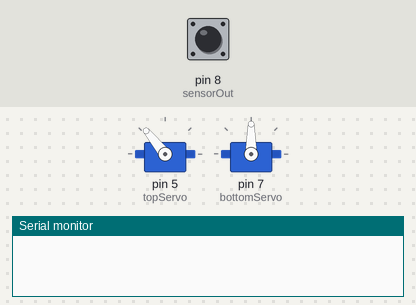
The sketch below on a simulated Arduino Uno, built with avr-gcc and run on an emulated ATmega328P. Shown: 2 × servo, the last lines printed to the serial monitor. The test bench sets the inputs (shaded band); at power-on: pin 8 (sensorOut) LOW.

Above: at 0.61 s.
At 11.6 s:
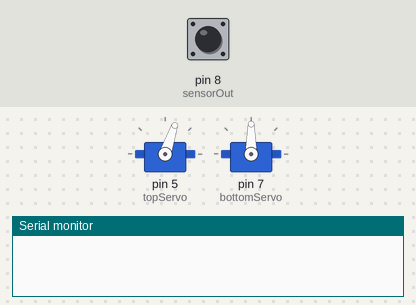
11.7 s: pin 8 (sensorOut) pulsed HIGH 2 times (0.12 s each, 0.3 s apart)
At 14.5 s:
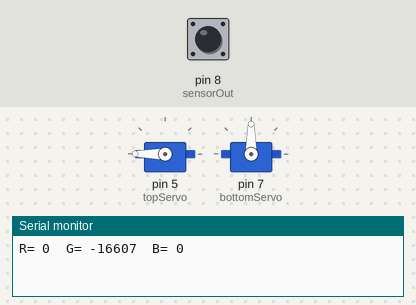
Timing chart, 0 to 16.4 s (numbered marks = the images above; inputs shaded):
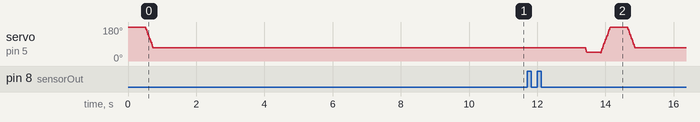

The sketch:

color_shorting_Machine.ino
```cpp
#include <Servo.h>
#define S0 9
#define S1 10
#define S2 11
#define S3 12
#define sensorOut 8
Servo topServo;
Servo bottomServo;
int frequency = 0;
int color=0;
void setup() {
  pinMode(S0, OUTPUT);
  pinMode(S1, OUTPUT);
  pinMode(S2, OUTPUT);
  pinMode(S3, OUTPUT);
  pinMode(sensorOut, INPUT);
  // Setting frequency-scaling to 20%
  digitalWrite(S0, HIGH);
  digitalWrite(S1, LOW);
  topServo.attach(5);
  bottomServo.attach(7);
  Serial.begin(9600);
}

void loop() {
  bottomServo.write(90);
  topServo.write(180);
  delay(500);

  for(int i = 180; i > 70; i--) {
    topServo.write(i);
    delay(2);
  }
  delay(10000);

  digitalWrite(S2, LOW);
  digitalWrite(S3, LOW);
  // Reading the output frequency
  frequency = pulseIn(sensorOut, LOW);
  int R = frequency;
  // Printing the value on the serial monitor
  Serial.print("R= ");//printing name
  Serial.print(frequency);//printing RED color frequency
  Serial.print("  ");
  delay(50);
  // Setting Green filtered photodiodes to be read
  digitalWrite(S2, HIGH);
  digitalWrite(S3, HIGH);
  // Reading the output frequency
  frequency = pulseIn(sensorOut, LOW);
  int G = frequency;
  // Printing the value on the serial monitor
  Serial.print("G= ");//printing name
  Serial.print(frequency);//printing RED color frequency
  Serial.print("  ");
  delay(50);
  // Setting Blue filtered photodiodes to be read
  digitalWrite(S2, LOW);
  digitalWrite(S3, HIGH);
  // Reading the output frequency
  frequency = pulseIn(sensorOut, LOW);
  int B = frequency;
  // Printing the value on the serial monitor
  Serial.print("B= ");//printing name
  Serial.print(frequency);//printing RED color frequency
  Serial.println("  ");
  delay(50);
  if(R>17 & R<50 & G>30 & G<55 & B>30 &B<40){    ///This value should be change according to your reding please check serial monitor to know your reading.
    bottomServo.write(30); // Red
    }

  else if(R>25 & R<40 & G>35 & G<53 & B>25 &B<45){
    bottomServo.write(105); // Green
  }
//  if(R>15 & R<18 & G>18 & G<25 & B>15 &B<35){
//    color = 3; // Yellow
//  }

  else if(R>30 & R<45 & G>30 & G<50 & B>20 &B<40){
    bottomServo.write(140); // Blue
  }


  delay(300);

  for(int i = 70; i >45;i--) {
    topServo.write(i);
    delay(2);
  }
  delay(400);
//
  for(int i = 45;i< 180; i++) {
    topServo.write(i);
    delay(2);
  }
}
```
